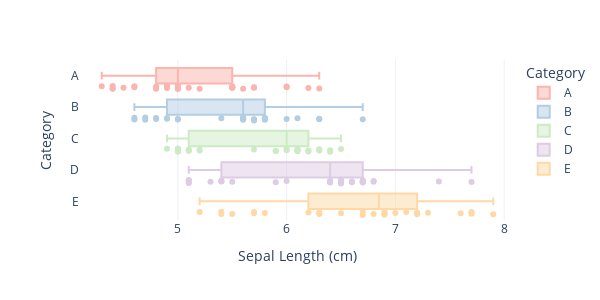
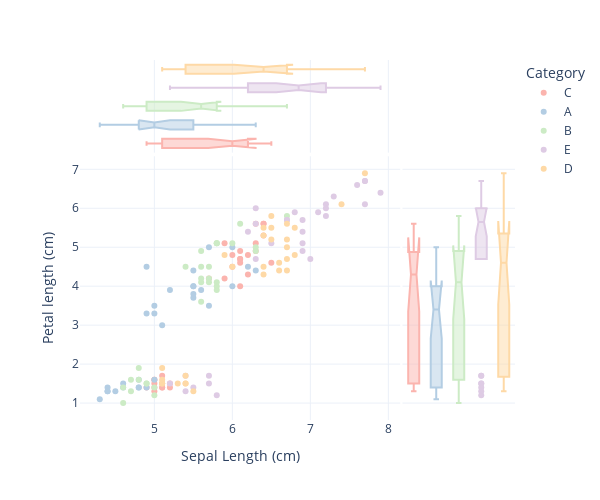

Notebook cell for these charts, in order:
### Code cell
# 新标签下的原始特征
# 花萼长度的箱型图，考虑'Category'分类
fig = px.box(df, x = 'sepal_length', y = 'Category',
             color = 'Category', points="all",
             template = "plotly_white",
             width=600, height=300,
             category_orders={"Category": ["A", "B", "C", "D", "E"]}, # 指定 'Category' 列的排序顺序
             color_discrete_sequence=px.colors.qualitative.Pastel1,
             labels={"sepal_length": "Sepal Length (cm)"})
fig.show()
# 用plotly绘制散点图，边缘为箱型图，分类为 Category
fig = px.scatter(df, x = 'sepal_length', y = 'petal_length',
                 color = 'Category', marginal_x = 'box',
                 marginal_y = 'box', template = "plotly_white",
                 width=600, height=500,
                 color_discrete_sequence=px.colors.qualitative.Pastel1,
                 labels={"sepal_length": "Sepal Length (cm)",
                         "petal_length": "Petal length (cm)"})
fig.show()

### Figure 1 — Plotly figure (JSON) as saved in the notebook; plotly's stock layout.template omitted (floating-point values rounded to 4 significant figures)
{"data": [{"alignmentgroup": "True", "boxpoints": "all", "hovertemplate": "Category=%{y}<br>Sepal Length (cm)=%{x}<extra></extra>", "legendgroup": "A", "marker": {"color": "rgb(251,180,174)"}, "name": "A", "notched": false, "offsetgroup": "A", "orientation": "h", "showlegend": true, "x": [4.9, 4.6, 4.4, 4.8, 4.3, 5.0, 4.8, 4.4, 4.5, 4.4, 4.8, 4.6, 5.5, 4.9, 5.2, 5.0, 6.0, 6.2, 5.6, 5.7, 5.5, 5.5, 6.3, 5.5, 5.5, 5.0, 5.1, 4.9, 5.7, 6.0], "x0": " ", "xaxis": "x", "y": ["A", "A", "A", "A", "A", "A", "A", "A", "A", "A", "A", "A", "A", "A", "A", "A", "A", "A", "A", "A", "A", "A", "A", "A", "A", "A", "A", "A", "A", "A"], "y0": " ", "yaxis": "y", "type": "box"}, {"alignmentgroup": "True", "boxpoints": "all", "hovertemplate": "Category=%{y}<br>Sepal Length (cm)=%{x}<extra></extra>", "legendgroup": "B", "marker": {"color": "rgb(179,205,227)"}, "name": "B", "notched": false, "offsetgroup": "B", "orientation": "h", "showlegend": true, "x": [4.7, 4.6, 4.9, 4.8, 4.6, 4.8, 4.7, 4.9, 5.0, 5.0, 5.7, 5.6, 5.6, 5.8, 6.3, 5.8, 6.0, 5.4, 5.6, 5.8, 5.6, 5.7, 5.7, 5.8, 6.7, 5.8, 5.6, 6.1, 5.8, 6.3], "x0": " ", "xaxis": "x", "y": ["B", "B", "B", "B", "B", "B", "B", "B", "B", "B", "B", "B", "B", "B", "B", "B", "B", "B", "B", "B", "B", "B", "B", "B", "B", "B", "B", "B", "B", "B"], "y0": " ", "yaxis": "y", "type": "box"}, {"alignmentgroup": "True", "boxpoints": "all", "hovertemplate": "Category=%{y}<br>Sepal Length (cm)=%{x}<extra></extra>", "legendgroup": "C", "marker": {"color": "rgb(204,235,197)"}, "name": "C", "notched": false, "offsetgroup": "C", "orientation": "h", "showlegend": true, "x": [5.1, 5.0, 5.0, 5.1, 5.1, 5.0, 5.2, 5.2, 4.9, 5.1, 5.0, 5.0, 6.5, 5.9, 6.1, 6.1, 6.1, 6.0, 6.1, 5.7, 6.2, 6.3, 6.4, 6.3, 6.2, 6.1, 6.4, 6.4, 6.3, 6.0, 5.9], "x0": " ", "xaxis": "x", "y": ["C", "C", "C", "C", "C", "C", "C", "C", "C", "C", "C", "C", "C", "C", "C", "C", "C", "C", "C", "C", "C", "C", "C", "C", "C", "C", "C", "C", "C", "C", "C"], "y0": " ", "yaxis": "y", "type": "box"}, {"alignmentgroup": "True", "boxpoints": "all", "hovertemplate": "Category=%{y}<br>Sepal Length (cm)=%{x}<extra></extra>", "legendgroup": "D", "marker": {"color": "rgb(222,203,228)"}, "name": "D", "notched": false, "offsetgroup": "D", "orientation": "h", "showlegend": true, "x": [5.4, 5.1, 5.4, 5.1, 5.4, 5.5, 5.1, 5.1, 5.3, 6.4, 6.6, 6.7, 5.9, 6.4, 6.6, 6.8, 6.7, 6.0, 6.7, 6.5, 6.8, 6.4, 6.5, 7.7, 7.4, 6.4, 6.7, 6.7, 6.5], "x0": " ", "xaxis": "x", "y": ["D", "D", "D", "D", "D", "D", "D", "D", "D", "D", "D", "D", "D", "D", "D", "D", "D", "D", "D", "D", "D", "D", "D", "D", "D", "D", "D", "D", "D"], "y0": " ", "yaxis": "y", "type": "box"}, {"alignmentgroup": "True", "boxpoints": "all", "hovertemplate": "Category=%{y}<br>Sepal Length (cm)=%{x}<extra></extra>", "legendgroup": "E", "marker": {"color": "rgb(254,217,166)"}, "name": "E", "notched": false, "offsetgroup": "E", "orientation": "h", "showlegend": true, "x": [5.4, 5.8, 5.7, 5.4, 5.7, 5.2, 5.5, 7.0, 6.9, 6.3, 6.3, 7.1, 7.6, 7.3, 7.2, 6.5, 7.7, 6.9, 7.7, 6.7, 7.2, 7.2, 7.9, 7.7, 6.3, 6.9, 6.9, 6.8, 6.7, 6.2], "x0": " ", "xaxis": "x", "y": ["E", "E", "E", "E", "E", "E", "E", "E", "E", "E", "E", "E", "E", "E", "E", "E", "E", "E", "E", "E", "E", "E", "E", "E", "E", "E", "E", "E", "E", "E"], "y0": " ", "yaxis": "y", "type": "box"}], "layout": {"xaxis": {"anchor": "y", "domain": [0.0, 1.0], "title": {"text": "Sepal Length (cm)"}}, "yaxis": {"anchor": "x", "domain": [0.0, 1.0], "title": {"text": "Category"}, "categoryorder": "array", "categoryarray": ["E", "D", "C", "B", "A"]}, "legend": {"title": {"text": "Category"}, "tracegroupgap": 0}, "margin": {"t": 60}, "boxmode": "overlay", "height": 300, "width": 600}}

### Figure 2 — Plotly figure (JSON) as saved in the notebook; plotly's stock layout.template omitted (floating-point values rounded to 4 significant figures)
{"data": [{"hovertemplate": "Category=C<br>Sepal Length (cm)=%{x}<br>Petal length (cm)=%{y}<extra></extra>", "legendgroup": "C", "marker": {"color": "rgb(251,180,174)", "symbol": "circle"}, "mode": "markers", "name": "C", "orientation": "v", "showlegend": true, "x": [5.1, 5.0, 5.0, 5.1, 5.1, 5.0, 5.2, 5.2, 4.9, 5.1, 5.0, 5.0, 6.5, 5.9, 6.1, 6.1, 6.1, 6.0, 6.1, 5.7, 6.2, 6.3, 6.4, 6.3, 6.2, 6.1, 6.4, 6.4, 6.3, 6.0, 5.9], "xaxis": "x", "y": [1.4, 1.4, 1.5, 1.4, 1.7, 1.6, 1.5, 1.4, 1.4, 1.5, 1.3, 1.6, 4.6, 4.2, 4.7, 4.0, 4.7, 4.5, 4.6, 4.2, 4.3, 5.6, 5.3, 4.9, 4.8, 4.9, 5.6, 5.6, 5.1, 4.8, 5.1], "yaxis": "y", "type": "scatter"}, {"alignmentgroup": "True", "hovertemplate": "Category=C<br>Sepal Length (cm)=%{x}<extra></extra>", "legendgroup": "C", "marker": {"color": "rgb(251,180,174)", "symbol": "circle"}, "name": "C", "notched": true, "offsetgroup": "C", "showlegend": false, "x": [5.1, 5.0, 5.0, 5.1, 5.1, 5.0, 5.2, 5.2, 4.9, 5.1, 5.0, 5.0, 6.5, 5.9, 6.1, 6.1, 6.1, 6.0, 6.1, 5.7, 6.2, 6.3, 6.4, 6.3, 6.2, 6.1, 6.4, 6.4, 6.3, 6.0, 5.9], "xaxis": "x3", "yaxis": "y3", "type": "box"}, {"alignmentgroup": "True", "hovertemplate": "Category=C<br>Petal length (cm)=%{y}<extra></extra>", "legendgroup": "C", "marker": {"color": "rgb(251,180,174)", "symbol": "circle"}, "name": "C", "notched": true, "offsetgroup": "C", "showlegend": false, "xaxis": "x2", "y": [1.4, 1.4, 1.5, 1.4, 1.7, 1.6, 1.5, 1.4, 1.4, 1.5, 1.3, 1.6, 4.6, 4.2, 4.7, 4.0, 4.7, 4.5, 4.6, 4.2, 4.3, 5.6, 5.3, 4.9, 4.8, 4.9, 5.6, 5.6, 5.1, 4.8, 5.1], "yaxis": "y2", "type": "box"}, {"hovertemplate": "Category=A<br>Sepal Length (cm)=%{x}<br>Petal length (cm)=%{y}<extra></extra>", "legendgroup": "A", "marker": {"color": "rgb(179,205,227)", "symbol": "circle"}, "mode": "markers", "name": "A", "orientation": "v", "showlegend": true, "x": [4.9, 4.6, 4.4, 4.8, 4.3, 5.0, 4.8, 4.4, 4.5, 4.4, 4.8, 4.6, 5.5, 4.9, 5.2, 5.0, 6.0, 6.2, 5.6, 5.7, 5.5, 5.5, 6.3, 5.5, 5.5, 5.0, 5.1, 4.9, 5.7, 6.0], "xaxis": "x", "y": [1.4, 1.5, 1.4, 1.4, 1.1, 1.6, 1.6, 1.3, 1.3, 1.3, 1.4, 1.4, 4.0, 3.3, 3.9, 3.5, 4.0, 4.5, 3.9, 3.5, 3.8, 3.7, 4.4, 4.0, 4.4, 3.3, 3.0, 4.5, 5.0, 5.0], "yaxis": "y", "type": "scatter"}, {"alignmentgroup": "True", "hovertemplate": "Category=A<br>Sepal Length (cm)=%{x}<extra></extra>", "legendgroup": "A", "marker": {"color": "rgb(179,205,227)", "symbol": "circle"}, "name": "A", "notched": true, "offsetgroup": "A", "showlegend": false, "x": [4.9, 4.6, 4.4, 4.8, 4.3, 5.0, 4.8, 4.4, 4.5, 4.4, 4.8, 4.6, 5.5, 4.9, 5.2, 5.0, 6.0, 6.2, 5.6, 5.7, 5.5, 5.5, 6.3, 5.5, 5.5, 5.0, 5.1, 4.9, 5.7, 6.0], "xaxis": "x3", "yaxis": "y3", "type": "box"}, {"alignmentgroup": "True", "hovertemplate": "Category=A<br>Petal length (cm)=%{y}<extra></extra>", "legendgroup": "A", "marker": {"color": "rgb(179,205,227)", "symbol": "circle"}, "name": "A", "notched": true, "offsetgroup": "A", "showlegend": false, "xaxis": "x2", "y": [1.4, 1.5, 1.4, 1.4, 1.1, 1.6, 1.6, 1.3, 1.3, 1.3, 1.4, 1.4, 4.0, 3.3, 3.9, 3.5, 4.0, 4.5, 3.9, 3.5, 3.8, 3.7, 4.4, 4.0, 4.4, 3.3, 3.0, 4.5, 5.0, 5.0], "yaxis": "y2", "type": "box"}, {"hovertemplate": "Category=B<br>Sepal Length (cm)=%{x}<br>Petal length (cm)=%{y}<extra></extra>", "legendgroup": "B", "marker": {"color": "rgb(204,235,197)", "symbol": "circle"}, "mode": "markers", "name": "B", "orientation": "v", "showlegend": true, "x": [4.7, 4.6, 4.9, 4.8, 4.6, 4.8, 4.7, 4.9, 5.0, 5.0, 5.7, 5.6, 5.6, 5.8, 6.3, 5.8, 6.0, 5.4, 5.6, 5.8, 5.6, 5.7, 5.7, 5.8, 6.7, 5.8, 5.6, 6.1, 5.8, 6.3], "xaxis": "x", "y": [1.3, 1.4, 1.5, 1.6, 1.0, 1.9, 1.6, 1.5, 1.2, 1.4, 4.5, 3.6, 4.5, 4.1, 4.9, 3.9, 5.1, 4.5, 4.1, 4.0, 4.2, 4.2, 4.1, 5.1, 5.8, 5.1, 4.9, 5.6, 5.1, 5.0], "yaxis": "y", "type": "scatter"}, {"alignmentgroup": "True", "hovertemplate": "Category=B<br>Sepal Length (cm)=%{x}<extra></extra>", "legendgroup": "B", "marker": {"color": "rgb(204,235,197)", "symbol": "circle"}, "name": "B", "notched": true, "offsetgroup": "B", "showlegend": false, "x": [4.7, 4.6, 4.9, 4.8, 4.6, 4.8, 4.7, 4.9, 5.0, 5.0, 5.7, 5.6, 5.6, 5.8, 6.3, 5.8, 6.0, 5.4, 5.6, 5.8, 5.6, 5.7, 5.7, 5.8, 6.7, 5.8, 5.6, 6.1, 5.8, 6.3], "xaxis": "x3", "yaxis": "y3", "type": "box"}, {"alignmentgroup": "True", "hovertemplate": "Category=B<br>Petal length (cm)=%{y}<extra></extra>", "legendgroup": "B", "marker": {"color": "rgb(204,235,197)", "symbol": "circle"}, "name": "B", "notched": true, "offsetgroup": "B", "showlegend": false, "xaxis": "x2", "y": [1.3, 1.4, 1.5, 1.6, 1.0, 1.9, 1.6, 1.5, 1.2, 1.4, 4.5, 3.6, 4.5, 4.1, 4.9, 3.9, 5.1, 4.5, 4.1, 4.0, 4.2, 4.2, 4.1, 5.1, 5.8, 5.1, 4.9, 5.6, 5.1, 5.0], "yaxis": "y2", "type": "box"}, {"hovertemplate": "Category=E<br>Sepal Length (cm)=%{x}<br>Petal length (cm)=%{y}<extra></extra>", "legendgroup": "E", "marker": {"color": "rgb(222,203,228)", "symbol": "circle"}, "mode": "markers", "name": "E", "orientation": "v", "showlegend": true, "x": [5.4, 5.8, 5.7, 5.4, 5.7, 5.2, 5.5, 7.0, 6.9, 6.3, 6.3, 7.1, 7.6, 7.3, 7.2, 6.5, 7.7, 6.9, 7.7, 6.7, 7.2, 7.2, 7.9, 7.7, 6.3, 6.9, 6.9, 6.8, 6.7, 6.2], "xaxis": "x", "y": [1.7, 1.2, 1.5, 1.3, 1.7, 1.5, 1.4, 4.7, 4.9, 4.7, 6.0, 5.9, 6.6, 6.3, 6.1, 5.1, 6.7, 5.7, 6.7, 5.7, 6.0, 5.8, 6.4, 6.1, 5.6, 5.4, 5.1, 5.9, 5.7, 5.4], "yaxis": "y", "type": "scatter"}, {"alignmentgroup": "True", "hovertemplate": "Category=E<br>Sepal Length (cm)=%{x}<extra></extra>", "legendgroup": "E", "marker": {"color": "rgb(222,203,228)", "symbol": "circle"}, "name": "E", "notched": true, "offsetgroup": "E", "showlegend": false, "x": [5.4, 5.8, 5.7, 5.4, 5.7, 5.2, 5.5, 7.0, 6.9, 6.3, 6.3, 7.1, 7.6, 7.3, 7.2, 6.5, 7.7, 6.9, 7.7, 6.7, 7.2, 7.2, 7.9, 7.7, 6.3, 6.9, 6.9, 6.8, 6.7, 6.2], "xaxis": "x3", "yaxis": "y3", "type": "box"}, {"alignmentgroup": "True", "hovertemplate": "Category=E<br>Petal length (cm)=%{y}<extra></extra>", "legendgroup": "E", "marker": {"color": "rgb(222,203,228)", "symbol": "circle"}, "name": "E", "notched": true, "offsetgroup": "E", "showlegend": false, "xaxis": "x2", "y": [1.7, 1.2, 1.5, 1.3, 1.7, 1.5, 1.4, 4.7, 4.9, 4.7, 6.0, 5.9, 6.6, 6.3, 6.1, 5.1, 6.7, 5.7, 6.7, 5.7, 6.0, 5.8, 6.4, 6.1, 5.6, 5.4, 5.1, 5.9, 5.7, 5.4], "yaxis": "y2", "type": "box"}, {"hovertemplate": "Category=D<br>Sepal Length (cm)=%{x}<br>Petal length (cm)=%{y}<extra></extra>", "legendgroup": "D", "marker": {"color": "rgb(254,217,166)", "symbol": "circle"}, "mode": "markers", "name": "D", "orientation": "v", "showlegend": true, "x": [5.4, 5.1, 5.4, 5.1, 5.4, 5.5, 5.1, 5.1, 5.3, 6.4, 6.6, 6.7, 5.9, 6.4, 6.6, 6.8, 6.7, 6.0, 6.7, 6.5, 6.8, 6.4, 6.5, 7.7, 7.4, 6.4, 6.7, 6.7, 6.5], "xaxis": "x", "y": [1.5, 1.5, 1.7, 1.5, 1.5, 1.3, 1.9, 1.6, 1.5, 4.5, 4.6, 4.4, 4.8, 4.3, 4.4, 4.8, 5.0, 4.5, 4.7, 5.8, 5.5, 5.3, 5.5, 6.9, 6.1, 5.5, 5.6, 5.2, 5.2], "yaxis": "y", "type": "scatter"}, {"alignmentgroup": "True", "hovertemplate": "Category=D<br>Sepal Length (cm)=%{x}<extra></extra>", "legendgroup": "D", "marker": {"color": "rgb(254,217,166)", "symbol": "circle"}, "name": "D", "notched": true, "offsetgroup": "D", "showlegend": false, "x": [5.4, 5.1, 5.4, 5.1, 5.4, 5.5, 5.1, 5.1, 5.3, 6.4, 6.6, 6.7, 5.9, 6.4, 6.6, 6.8, 6.7, 6.0, 6.7, 6.5, 6.8, 6.4, 6.5, 7.7, 7.4, 6.4, 6.7, 6.7, 6.5], "xaxis": "x3", "yaxis": "y3", "type": "box"}, {"alignmentgroup": "True", "hovertemplate": "Category=D<br>Petal length (cm)=%{y}<extra></extra>", "legendgroup": "D", "marker": {"color": "rgb(254,217,166)", "symbol": "circle"}, "name": "D", "notched": true, "offsetgroup": "D", "showlegend": false, "xaxis": "x2", "y": [1.5, 1.5, 1.7, 1.5, 1.5, 1.3, 1.9, 1.6, 1.5, 4.5, 4.6, 4.4, 4.8, 4.3, 4.4, 4.8, 5.0, 4.5, 4.7, 5.8, 5.5, 5.3, 5.5, 6.9, 6.1, 5.5, 5.6, 5.2, 5.2], "yaxis": "y2", "type": "box"}], "layout": {"xaxis": {"anchor": "y", "domain": [0.0, 0.7363], "title": {"text": "Sepal Length (cm)"}}, "yaxis": {"anchor": "x", "domain": [0.0, 0.7326], "title": {"text": "Petal length (cm)"}}, "xaxis2": {"anchor": "y2", "domain": [0.7413, 1.0], "matches": "x2", "showticklabels": false, "showline": false, "ticks": "", "showgrid": false}, "yaxis2": {"anchor": "x2", "domain": [0.0, 0.7326], "matches": "y", "showticklabels": false, "showgrid": true}, "xaxis3": {"anchor": "y3", "domain": [0.0, 0.7363], "matches": "x", "showticklabels": false, "showgrid": true}, "yaxis3": {"anchor": "x3", "domain": [0.7426, 1.0], "matches": "y3", "showticklabels": false, "showline": false, "ticks": "", "showgrid": false}, "xaxis4": {"anchor": "y4", "domain": [0.7413, 1.0], "matches": "x2", "showticklabels": false, "showgrid": false, "showline": false, "ticks": ""}, "yaxis4": {"anchor": "x4", "domain": [0.7426, 1.0], "matches": "y3", "showticklabels": false, "showline": false, "ticks": "", "showgrid": true}, "legend": {"title": {"text": "Category"}, "tracegroupgap": 0}, "margin": {"t": 60}, "height": 500, "width": 600}}
